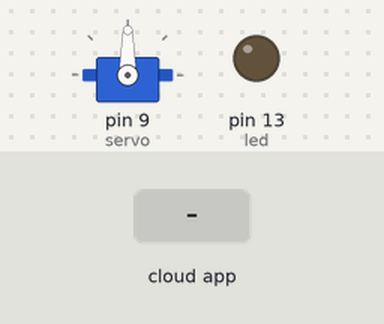
The sketch below on a simulated Arduino Uno, built with avr-gcc and run on an emulated ATmega328P. On the bench: servo, output pins drawn as LEDs (lit = HIGH). The test bench sets the inputs (shaded band). The ROS host is connected and sends only what is stated.

Above: at 1.2 s.
1.3 s: the phone or cloud app sets servo to 0
At 1.9 s:
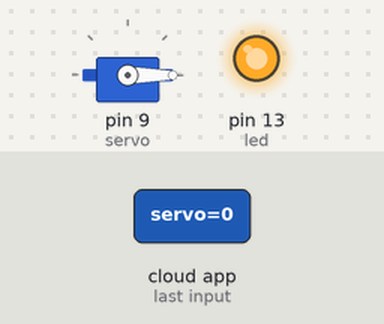
2.8 s: the phone or cloud app sets servo to 45
At 4.0 s:
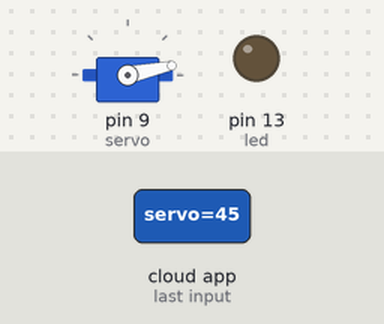
4.3 s: the phone or cloud app sets servo to 90
At 5.4 s:
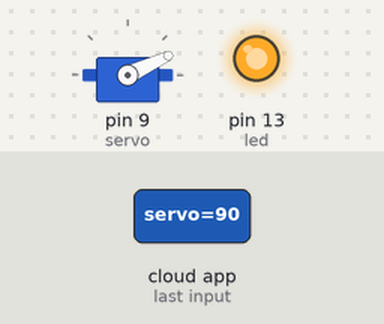
5.8 s: the phone or cloud app sets servo to 180
At 6.5 s:
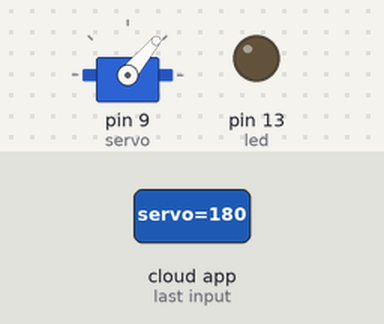
7.3 s: the phone or cloud app sets servo to 180
At 7.7 s:
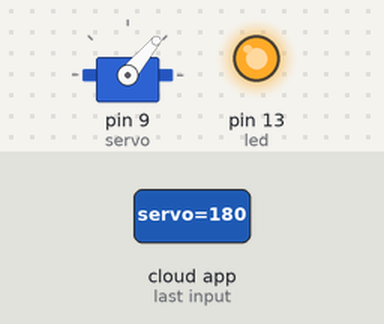
8.8 s: the phone or cloud app sets servo to 90
At 10.1 s:
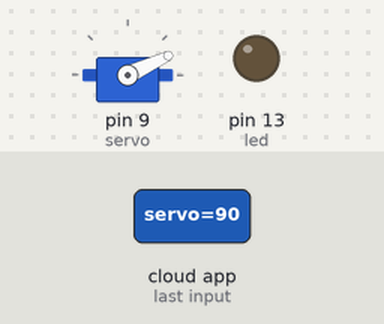
Timing chart, 0 to 11.3 s (numbered marks = the images above; inputs shaded):
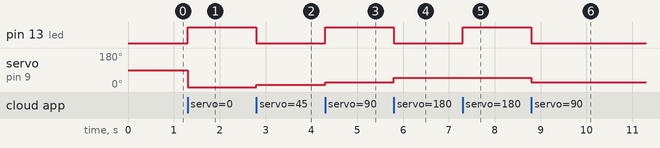

Measured:
- after the input at 1.3 s, pin 13 (led): LOW → HIGH at once; servo on pin 9 (servo): 90° → 0° at once
- after the input at 2.8 s, pin 13 (led): HIGH → LOW at once; servo on pin 9 (servo): 0° → 12° at once
- after the input at 4.3 s, pin 13 (led): LOW → HIGH at once; servo on pin 9 (servo): 12° → 25° at once
- after the input at 5.8 s, pin 13 (led): HIGH → LOW at once; servo on pin 9 (servo): 25° → 50° at once
- after the input at 7.3 s, pin 13 (led): LOW → HIGH at once
- after the input at 8.8 s, pin 13 (led): HIGH → LOW at once; servo on pin 9 (servo): 50° → 25° at once

The sketch:

sketch_apr09a.ino
```cpp
/*
 * rosserial Servo Control Example
 *
 * This sketch demonstrates the control of hobby R/C servos
 * using ROS and the arduiono
 *
 * For the full tutorial write up, visit
 * www.ros.org/wiki/rosserial_arduino_demos
 *
 * For more information on the Arduino Servo Library
 * Checkout :
 * http://www.arduino.cc/en/Reference/Servo
 */

#if defined(ARDUINO) && ARDUINO >= 100
  #include "Arduino.h"
#else
  #include <WProgram.h>
#endif

#include <Servo.h>
#include <ros.h>
#include <std_msgs/UInt16.h>

int val;

ros::NodeHandle  nh;

Servo servo;

void servo_cb( const std_msgs::UInt16& cmd_msg){
  val = cmd_msg.data;
  val = map(val, 0, 640, 0, 180);
  servo.write(val);
  digitalWrite(13, HIGH-digitalRead(13));  //toggle led
}


ros::Subscriber<std_msgs::UInt16> sub("servo", servo_cb);

void setup(){
  pinMode(13, OUTPUT);

  nh.initNode();
  nh.subscribe(sub);

  servo.attach(9); //attach it to pin 9
}

void loop(){
  nh.spinOnce();
  delay(1);
}
```
